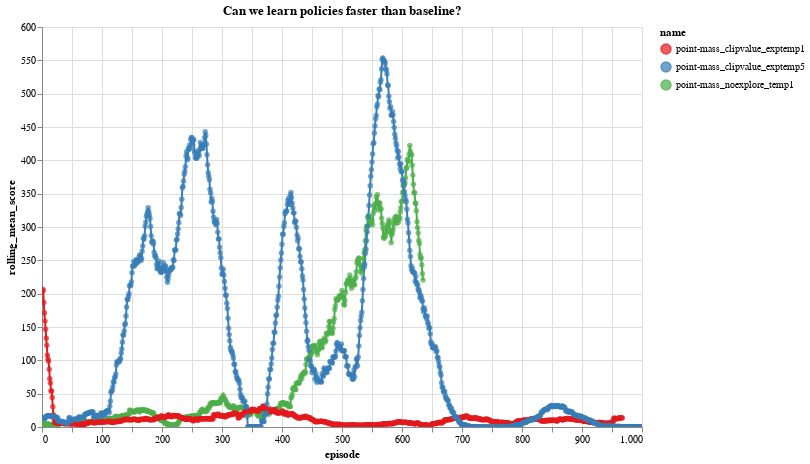

The notebook cell this image was saved under:
### Code cell
data = pd.concat([
    load_jobs('point-mass_noexplore*'),
#     load_jobs('point-mass_clipvalue'),
    load_jobs('point-mass_clipvalue_exptemp1'),
    load_jobs('point-mass_clipvalue_exptemp5'),
#     load_jobs('point-mass_sigmoidstretch_clipvalue_exptemp1'),

], sort=False)

subset = data
subset = subset[subset['eval'] == False]
subset = subset[subset['episode'] <= 1000]
chart = alt.Chart(subset, title="Can we learn policies faster than baseline?").mark_line().encode(
    x='episode',
    y='rolling_mean_score:Q',
    color='name',
    detail='eval',
    tooltip=['episode', 'score', 'novelty_score']
).transform_window(
    rolling_mean_score='mean(score)',
    frame=[-20, 20]
).transform_window(
    rolling_mean_novelty='mean(novelty_score)',
    frame=[-20, 20]
)
chart + chart.mark_circle().encode().interactive()

### Figure 1 — Vega-Lite specification as saved in the notebook (floating-point values rounded to 4 significant figures; data arrays with more than 128 entries replaced by an {"elided": "..."} marker saying what was removed)
{"config": {"view": {"height": 400, "width": 600}, "range": {"category": {"scheme": "set1"}, "ordinal": {"scheme": "set1"}}, "legend": {"labelLimit": 0}, "background": "white"}, "layer": [{"mark": "line", "encoding": {"color": {"type": "nominal", "field": "name"}, "detail": {"type": "nominal", "field": "eval"}, "tooltip": [{"type": "quantitative", "field": "episode"}, {"type": "quantitative", "field": "score"}, {"type": "quantitative", "field": "novelty_score"}], "x": {"type": "quantitative", "field": "episode"}, "y": {"type": "quantitative", "field": "rolling_mean_score"}}, "title": "Can we learn policies faster than baseline?", "transform": [{"window": [{"op": "mean", "field": "score", "as": "rolling_mean_score"}], "frame": [-20, 20]}, {"window": [{"op": "mean", "field": "novelty_score", "as": "rolling_mean_novelty"}], "frame": [-20, 20]}]}, {"mark": "circle", "encoding": {"color": {"type": "nominal", "field": "name"}, "detail": {"type": "nominal", "field": "eval"}, "tooltip": [{"type": "quantitative", "field": "episode"}, {"type": "quantitative", "field": "score"}, {"type": "quantitative", "field": "novelty_score"}], "x": {"type": "quantitative", "field": "episode"}, "y": {"type": "quantitative", "field": "rolling_mean_score"}}, "selection": {"selector222": {"type": "interval", "bind": "scales", "encodings": ["x", "y"]}}, "title": "Can we learn policies faster than baseline?", "transform": [{"window": [{"op": "mean", "field": "score", "as": "rolling_mean_score"}], "frame": [-20, 20]}, {"window": [{"op": "mean", "field": "novelty_score", "as": "rolling_mean_novelty"}], "frame": [-20, 20]}]}], "data": {"name": "data-36b57f715c79cfd668ed4f637598c96d"}, "$schema": "https://vega.github.io/schema/vega-lite/v4.8.1.json", "datasets": {"data-36b57f715c79cfd668ed4f637598c96d": {"elided": "2602 records"}}}
